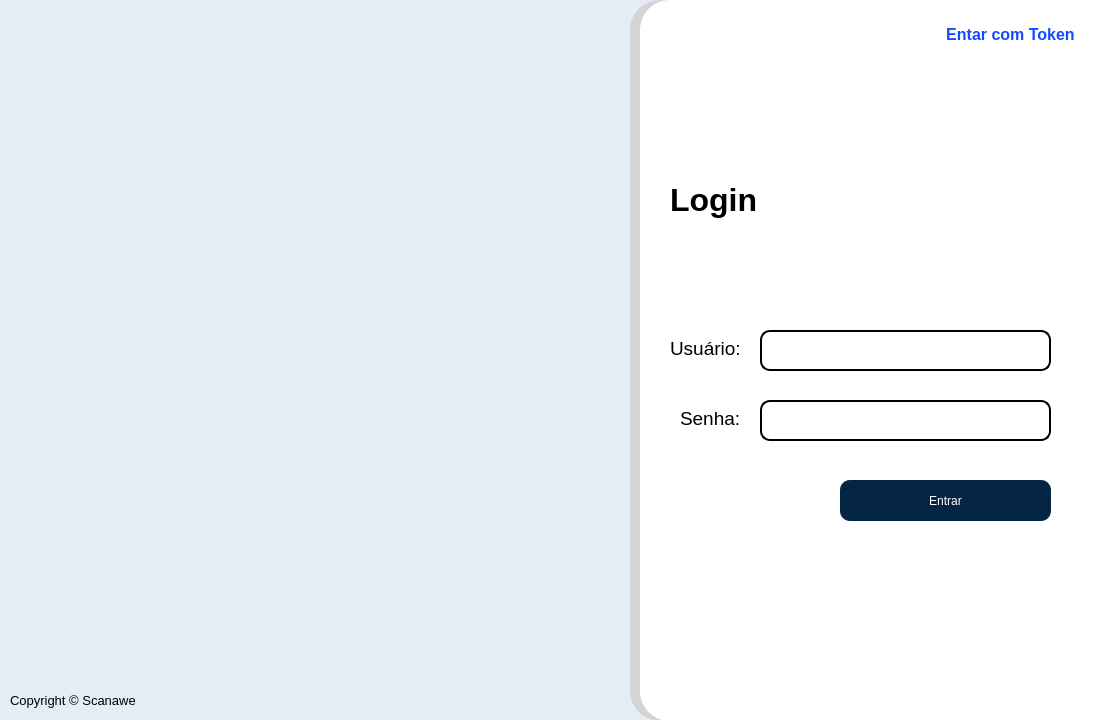
<?xml version="1.0" encoding="UTF-8"?>
<ui version="4.0">
 <class>Dialog</class>
 <widget class="QDialog" name="Dialog">
  <property name="geometry">
   <rect>
    <x>0</x>
    <y>0</y>
    <width>1100</width>
    <height>720</height>
   </rect>
  </property>
  <property name="minimumSize">
   <size>
    <width>1100</width>
    <height>720</height>
   </size>
  </property>
  <property name="maximumSize">
   <size>
    <width>1100</width>
    <height>720</height>
   </size>
  </property>
  <property name="windowTitle">
   <string>Dialog</string>
  </property>
  <widget class="QLabel" name="fromaLogin">
   <property name="geometry">
    <rect>
     <x>-40</x>
     <y>-10</y>
     <width>1181</width>
     <height>758</height>
    </rect>
   </property>
   <property name="styleSheet">
    <string notr="true">background-color: rgb(228, 237, 246);</string>
   </property>
   <property name="text">
    <string/>
   </property>
  </widget>
  <widget class="QLabel" name="label_2">
   <property name="geometry">
    <rect>
     <x>640</x>
     <y>0</y>
     <width>521</width>
     <height>721</height>
    </rect>
   </property>
   <property name="whatsThis">
    <string>&lt;html&gt;border-radius: 10px 0 0 10px;&lt;/html&gt;</string>
   </property>
   <property name="styleSheet">
    <string notr="true">background-color: rgb(255, 255, 255);
border-radius: 30px;</string>
   </property>
   <property name="text">
    <string/>
   </property>
  </widget>
  <widget class="QLabel" name="label">
   <property name="geometry">
    <rect>
     <x>670</x>
     <y>160</y>
     <width>181</width>
     <height>81</height>
    </rect>
   </property>
   <property name="styleSheet">
    <string notr="true">QLabel{
	font-weight: 500;
    margin-bottom: 2.5rem;
    position: relative;
    font-size: 2em;
}

Qlabel::before{
	content: '';
    position: absolute;
    height: 4px;
    width: 25px;
    bottom: 3px;
    left: 0;
    border-radius: 8px;
    background: #2B4C7E;
}</string>
   </property>
   <property name="text">
    <string>&lt;html&gt;&lt;head/&gt;&lt;body&gt;&lt;p&gt;&lt;span style=&quot; font-size:24pt;&quot;&gt;Login&lt;/span&gt;&lt;/p&gt;&lt;/body&gt;&lt;/html&gt;</string>
   </property>
  </widget>
  <widget class="QLineEdit" name="inputUsuario">
   <property name="geometry">
    <rect>
     <x>760</x>
     <y>330</y>
     <width>291</width>
     <height>41</height>
    </rect>
   </property>
   <property name="font">
    <font>
     <family>Calibri Light</family>
     <pointsize>11</pointsize>
    </font>
   </property>
   <property name="styleSheet">
    <string notr="true">QLineEdit {
	border: 1.5px solid rgb(45, 45, 45);
	border-radius: 10px;
	padding: 5px;
	border-color: rgb(0, 0, 0);
}
QLineEdit:hover {
	border: 1.5px solid rgb(55, 55, 55);
	border-color: rgb(6, 31, 255);
}</string>
   </property>
   <property name="text">
    <string/>
   </property>
  </widget>
  <widget class="QLineEdit" name="inputSenha">
   <property name="geometry">
    <rect>
     <x>760</x>
     <y>400</y>
     <width>291</width>
     <height>41</height>
    </rect>
   </property>
   <property name="font">
    <font>
     <family>Calibri Light</family>
     <pointsize>11</pointsize>
    </font>
   </property>
   <property name="styleSheet">
    <string notr="true">QLineEdit {
	border: 1.5px solid rgb(45, 45, 45);
	border-radius: 10px;
	padding: 5px;
	border-color: rgb(0, 0, 0);
}
QLineEdit:hover {
	border: 1.5px solid rgb(55, 55, 55);
	border-color: rgb(6, 31, 255);
}</string>
   </property>
   <property name="text">
    <string/>
   </property>
   <property name="echoMode">
    <enum>QLineEdit::Password</enum>
   </property>
  </widget>
  <widget class="QPushButton" name="btnEntrar">
   <property name="geometry">
    <rect>
     <x>840</x>
     <y>480</y>
     <width>211</width>
     <height>41</height>
    </rect>
   </property>
   <property name="styleSheet">
    <string notr="true">QPushButton{
	border: none;
	background-color: rgb(5, 37, 69);
	color: white;
	border-radius: 10px;  
}
QPushButton:hover{
	border: 1.5px solid rgb(5, 37, 69);
	background-color: none;
	color: rgb(5, 37, 69);
}</string>
   </property>
   <property name="text">
    <string>Entrar</string>
   </property>
  </widget>
  <widget class="QLabel" name="labelUsuario">
   <property name="geometry">
    <rect>
     <x>670</x>
     <y>335</y>
     <width>83</width>
     <height>28</height>
    </rect>
   </property>
   <property name="text">
    <string>&lt;html&gt;&lt;head/&gt;&lt;body&gt;&lt;p&gt;&lt;span style=&quot; font-size:14pt;&quot;&gt;Usuário:&lt;/span&gt;&lt;/p&gt;&lt;/body&gt;&lt;/html&gt;</string>
   </property>
  </widget>
  <widget class="QLabel" name="labelUsuario_2">
   <property name="geometry">
    <rect>
     <x>680</x>
     <y>405</y>
     <width>83</width>
     <height>28</height>
    </rect>
   </property>
   <property name="text">
    <string>&lt;html&gt;&lt;head/&gt;&lt;body&gt;&lt;p&gt;&lt;span style=&quot; font-size:14pt;&quot;&gt;Senha:&lt;/span&gt;&lt;/p&gt;&lt;/body&gt;&lt;/html&gt;</string>
   </property>
  </widget>
  <widget class="QLabel" name="label_5">
   <property name="geometry">
    <rect>
     <x>630</x>
     <y>0</y>
     <width>71</width>
     <height>721</height>
    </rect>
   </property>
   <property name="whatsThis">
    <string>&lt;html&gt;border-radius: 10px 0 0 10px;&lt;/html&gt;</string>
   </property>
   <property name="styleSheet">
    <string notr="true">background-color: rgb(212, 212, 212);
border-radius: 30px;</string>
   </property>
   <property name="text">
    <string/>
   </property>
  </widget>
  <widget class="QLabel" name="label_6">
   <property name="geometry">
    <rect>
     <x>10</x>
     <y>690</y>
     <width>171</width>
     <height>21</height>
    </rect>
   </property>
   <property name="text">
    <string>&lt;html&gt;&lt;head/&gt;&lt;body&gt;&lt;p&gt;&lt;span style=&quot; font-size:10pt;&quot;&gt; Copyright © Scanawe &lt;/span&gt;&lt;/p&gt;&lt;/body&gt;&lt;/html&gt;</string>
   </property>
  </widget>
  <widget class="QLabel" name="label_7">
   <property name="geometry">
    <rect>
     <x>40</x>
     <y>0</y>
     <width>551</width>
     <height>461</height>
    </rect>
   </property>
   <property name="styleSheet">
    <string notr="true">image: url(:/icones/scanawe1a.png);</string>
   </property>
   <property name="text">
    <string/>
   </property>
  </widget>
  <widget class="QPushButton" name="btnToken">
   <property name="geometry">
    <rect>
     <x>930</x>
     <y>20</y>
     <width>161</width>
     <height>28</height>
    </rect>
   </property>
   <property name="styleSheet">
    <string notr="true">QPushButton{
	border: none;
	font-weight: bold;
	font-size: 16px;
	color: rgb(21, 75, 255);
}

QPushButton:hover{
	color: rgb(0, 0, 0);
}</string>
   </property>
   <property name="text">
    <string>Entar com Token</string>
   </property>
  </widget>
  <zorder>fromaLogin</zorder>
  <zorder>label_5</zorder>
  <zorder>label_2</zorder>
  <zorder>label</zorder>
  <zorder>inputUsuario</zorder>
  <zorder>inputSenha</zorder>
  <zorder>btnEntrar</zorder>
  <zorder>labelUsuario</zorder>
  <zorder>labelUsuario_2</zorder>
  <zorder>label_6</zorder>
  <zorder>label_7</zorder>
  <zorder>btnToken</zorder>
 </widget>
 <resources>
  <include location="../Img/img.qrc"/>
 </resources>
 <connections/>
</ui>
